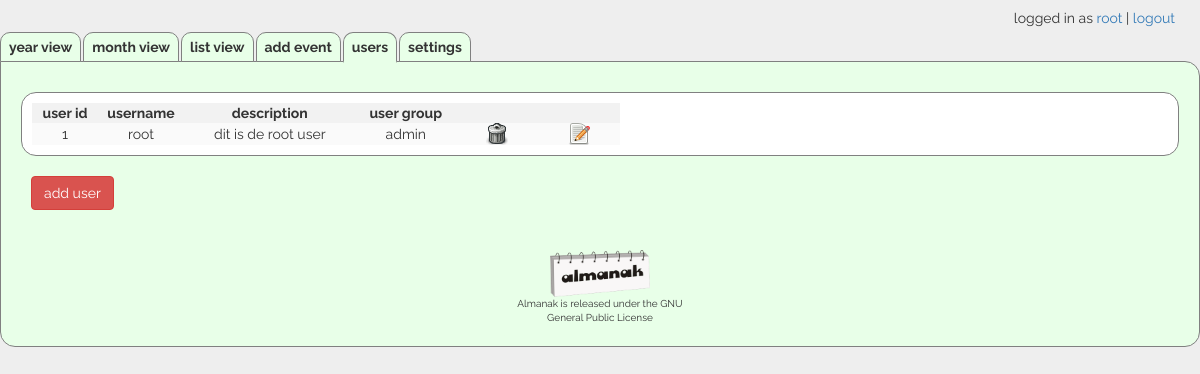
Screenshot of /users.php (signed in) with the database file from the repository.
### tables this page shows
CREATE TABLE `almanak_users` (
  `user_id` int(11) NOT NULL,
  `username` varchar(30) NOT NULL,
  `password` varchar(40) NOT NULL,
  `description` text,
  `email` varchar(50) DEFAULT NULL,
  `url` varchar(100) DEFAULT NULL,
  `name` text NOT NULL,
  `address` text,
  `group_id` int(11) NOT NULL,
  `approve` tinyint(1) NOT NULL DEFAULT '1',
  `theme` varchar(255) DEFAULT NULL,
  `catlist` varchar(255) NOT NULL DEFAULT '0'
);

### language/en.php (called while the page is built)
<?php
function translate ($t) {
	switch ($t) {
	default: $tt=$t;
	}
	return $tt;
}
?>

### mysql_connect.php (called while the page is built, shortened)
<?php
	$almanak_users = 'almanak_users';
?>

### arrays_and_settings.php (called while the page is built, shortened)
<?php
$usergroups = [translate('user 1'), translate('user 2'), translate('admin')];
?>

### users.php (the view, shortened to what this page needs)
<?php
include 'header.php';
include "menu.php";
if ($_SESSION['group_id'] == '2' ){
	$sql = $mysql->prepare("SELECT * FROM $almanak_users");
	$sql->execute();
	echo "<div class=\"user_table\">";
	echo "<table class=\"user_table\">\n<tr><th class=\"td_hide\">".translate('user id')."</th><th>".translate('username')."</th><th class=\"td_hide\">".translate('description')."</th><th class=\"td_hide\">".translate('user group')."</th><th></th><th></th></tr>";
	foreach ($sql as $row) {
			echo "<tr><td class=\"td_hide\">".$row['user_id']."</td>\n";
			echo "<td>".$row['username']."</td>\n";
			echo "<td class=\"td_hide\">".$row['description']."</td>\n";
			echo "<td class=\"td_hide\">".$usergroups[$row['group_id']]."</td>\n";
			echo "<td><a href=\"#\" onclick=\"Show('confirm".$row['user_id']."'); return false;\"><img src=\"img/delete.png\" alt=\"".translate('delete user')."\" title=\"".translate('delete user')."\" /></a>\n";
						echo "<div id=\"confirm".$row['user_id']."\" style=\"display: none; \">";
						echo "</div></td>\n";
			echo "<td><a href=\"add_update_user.php?user_id=".$row['user_id']."\" onclick=\"window.open('add_update_user.php?user_id=".$row['user_id']."','update user', 'width=400,height=425,top=100,left=100,scrollbars=no,toolbar=no,location=no'); return false\"><img src=\"img/edit.png\" alt=\"".translate('update user')."\" title=\"".translate('update user')."\"></a></td></tr>\n";
	}
	echo "</table>";
	echo "</div>"	;
	echo "<div id=\"add_user\"><a class=\"btn btn-danger\" role=\"button\" href=\"add_update_user.php?\" onclick=\"window.open('add_update_user.php','".translate('add user')."', 'width=400,height=425,scrollbars=no,toolbar=no,location=no'); return false\">".translate('add user')."</a></div>";
}
else{
	echo translate('Sorry, you are not allowed to access this page.');
}
include 'footer.php';
?>

### header.php (shortened to what this page needs)
<?php
include "mysql_connect.php";
include 'arrays_and_settings.php';
?>
<!DOCTYPE html>
<html lang="nl">
<head>
	<link rel="stylesheet" href="scripts/bootstrap.min.css">
	<link rel="stylesheet" href="almanak.css">
	<link rel="stylesheet" href="menu.css">
</head>
<body>
<div id="wrapper">

### menu.php (shortened to what this page needs)
<div id="menu_container">
	<div id="logged_in"><?php echo " ".translate('logged in as')." ";?>
		<a href="add_update_user.php?user_id=<?php echo $_SESSION['user_id']; ?>" onclick="window.open('add_update_user.php?user_id=<?php echo $_SESSION['user_id'];?>','update user', 'width=400,height=425,top=100,left=100,scrollbars=no,toolbar=no,location=no'); return false"> <?php echo $_SESSION['username']; ?> </a> | <a href="logout.php"><?php echo translate('logout'); ?></a>
	</div>
	<div id="menu">
		<ul class="nav">
		<li><a href="year.php"><?php echo translate('year view'); ?></a></li>
		<li><a href="month.php"><?php echo translate('month view'); ?></a></li>
		<li><a href="list.php"><?php echo translate('list view'); ?></a></li>
		<li><a href="add_update_event.php" onclick="window.open('add_update_event.php','add event', 'width=400,height=425,top=100,left=100,scrollbars=no,toolbar=no,location=no'); return false"><?php echo translate('add event') ?></a></li>
		<?php if ($_SESSION['group_id'] == '2' ) echo "<li><a href=\"users.php\">".translate ('users')."</a></li>" ?>
			<?php if ($_SESSION['group_id'] == '2' ) echo "<li><a href=\"settings.php\">".translate ('settings')."</a></li>" ?>
		</ul>
	</div>
</div>
<div id="content">

### footer.php (shortened to what this page needs)
<div class="footer_logo">
<img src="img/almanak_300.png" alt="logo" >
<br>Almanak is released under the GNU General Public License
</div>
</div></div>
</body>
</html>

### almanak.css (style rules this page uses)
body { font-family: raleway; background-color: #eeeeee; }
#wrapper { max-width: 1200px; margin: 0 auto; position: relative; }
#content { max-width: 1200px; margin: 0px auto; background-color: #e8ffe8; border-radius: 0px 15px 15px 15px; padding-top: 10px; padding-bottom: 10px; border: 1px solid gray; }
#menu_container { max-width: 1200px; margin: 0px auto; margin-top: 25px; display: inline-block; text-align: right; }
#menu { display: inline-block; margin: 0px; margin-bottom: 0px; padding: 0px; position: relative; top: 7px; }
#logged_in { margin-top: 8px; margin-left: 25px; margin-right: 25px; position: absolute; right: 0px; top: 0px; z-index: 100; }
#add_user { margin: 0px 0px 0px 30px; }
#add_user a { margin: 0px 0px 0px 0px; }
div.user_table { margin: 20px; padding: 10px; background-color: #ffffff; border-radius: 15px; border: 1px solid gray; }
table.user_table { background-color: #ffffff; border-collapse: separate; border-spacing: 0px 0; text-overflow: ellipsis; }
.user_table th { text-align: center; }
.user_table td { padding: 0px 30px; }
.user_table tr:nth-child(even) { background: #fafafa; }
.user_table tr:nth-child(odd) { background: #f2f2f2; }
.btn { margin-top: 15px; margin-bottom: 15px; }
.footer_logo { width: 200px; padding: 10px; border-radius: 5px; margin: 0px auto; text-align: center; margin-top: 30px; background-color: #e8ffe8; font-size: 10px; }
.footer_logo img { margin: 0px auto; width: 100px; }

### menu.css (style rules this page uses)
.nav { list-style: none; background:none; margin: 0; padding: 0; }
.nav:before, .nav:after { content: " "; display: table; }
.nav:after { clear: both; }
.nav a { padding: 4px 4px; color:#333; font-family: 'raleway'; text-decoration: none; font-size: 14px; font-weight: 700; }
.nav li { position: relative; margin: 0; padding: 0; border: 1px solid gray; margin-right: 2px; background: #e8ffe8; border-radius: 10px 10px 0px 0px; }
.active { border-bottom: 2px solid #e8ffe8 !important; }
.nav > li { float: left; }
.nav > li > a { display: block; padding: 4px 8px; }

### rows the page displays
almanak_users: user_id "1", username "root", description "dit is de root user", group "admin"

### other values shown
translate('logged in as') "logged in as"
$_SESSION['username'] "root"
translate('logout') "logout"
translate('year view') "year view"
translate('month view') "month view"
translate('list view') "list view"
translate('add event') "add event"
translate ('users') "users"
translate ('settings') "settings"
translate('user id') "user id"
translate('username') "username"
translate('description') "description"
translate('user group') "user group"
translate('add user') "add user"
